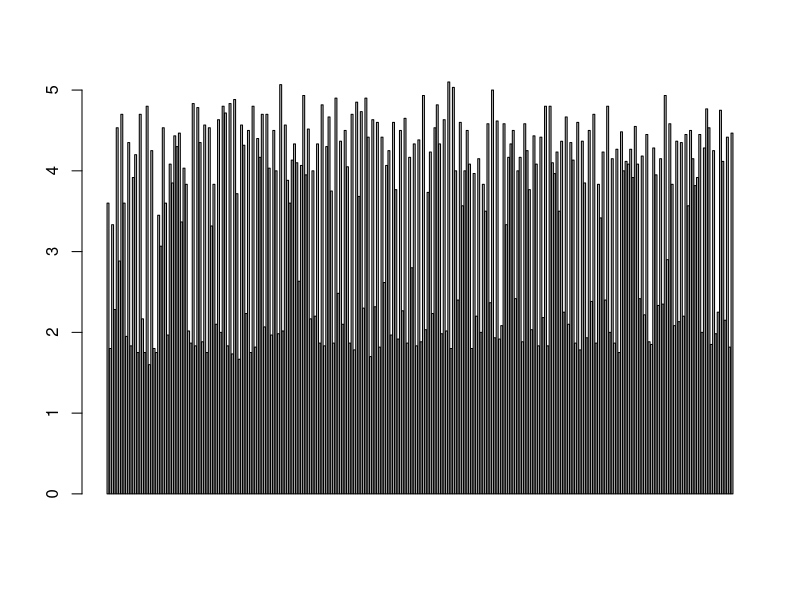
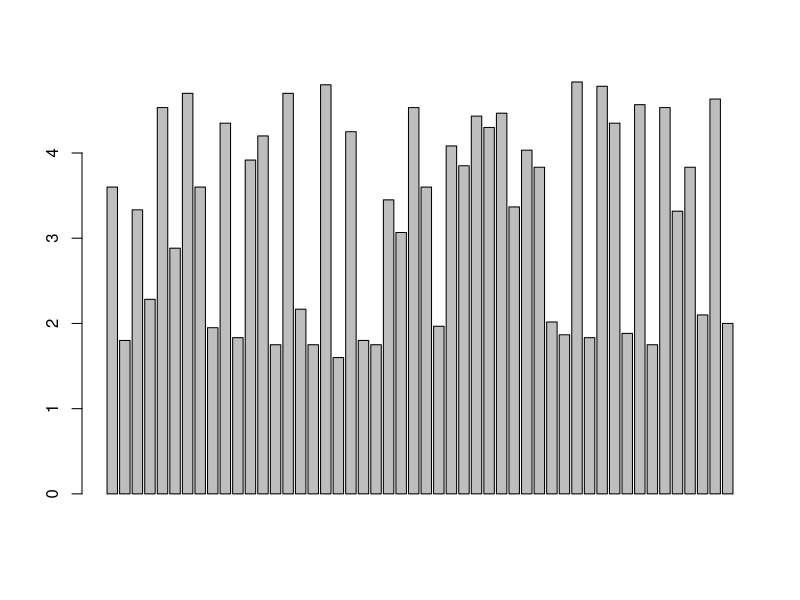
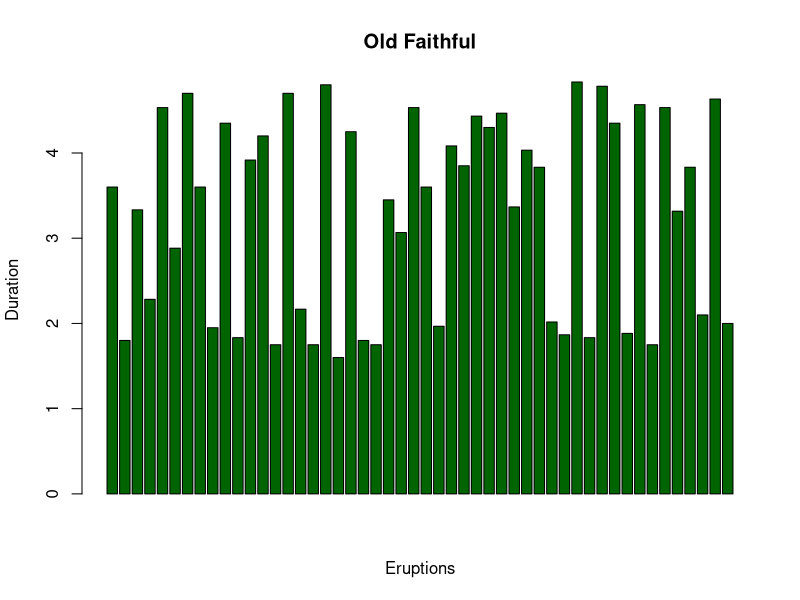
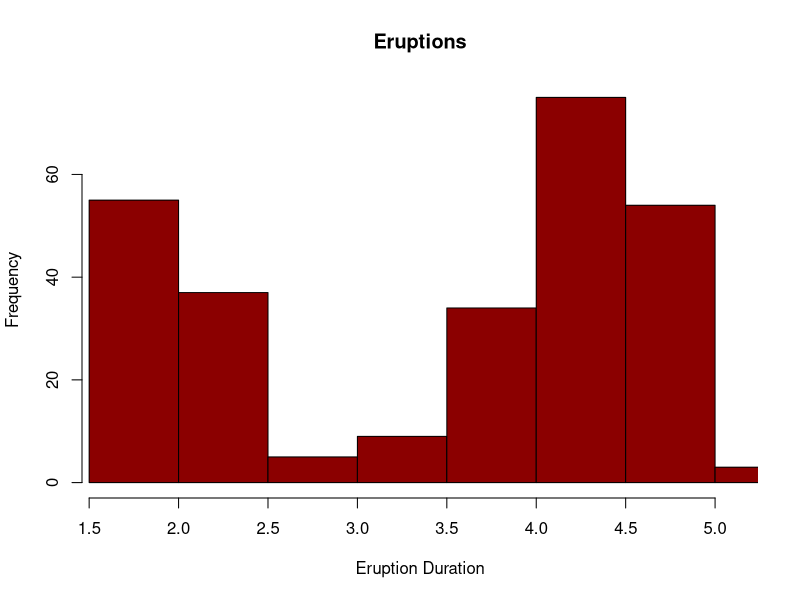
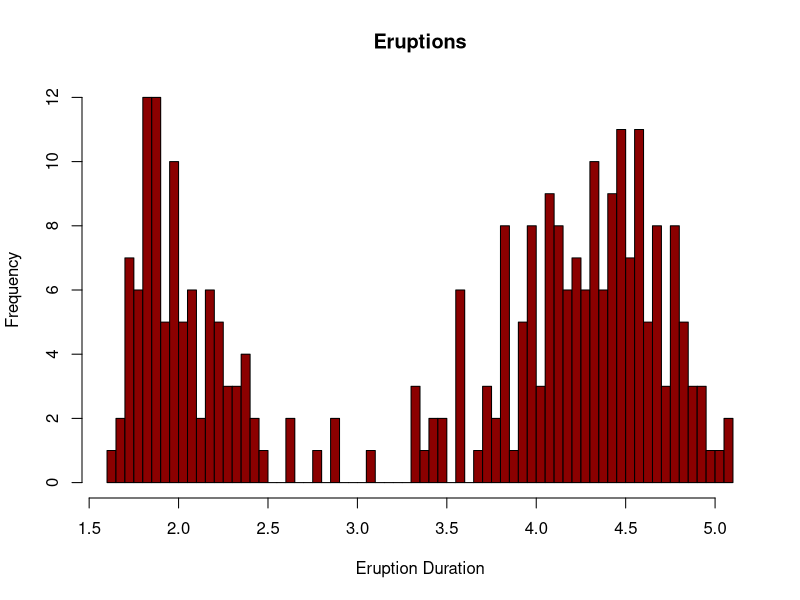
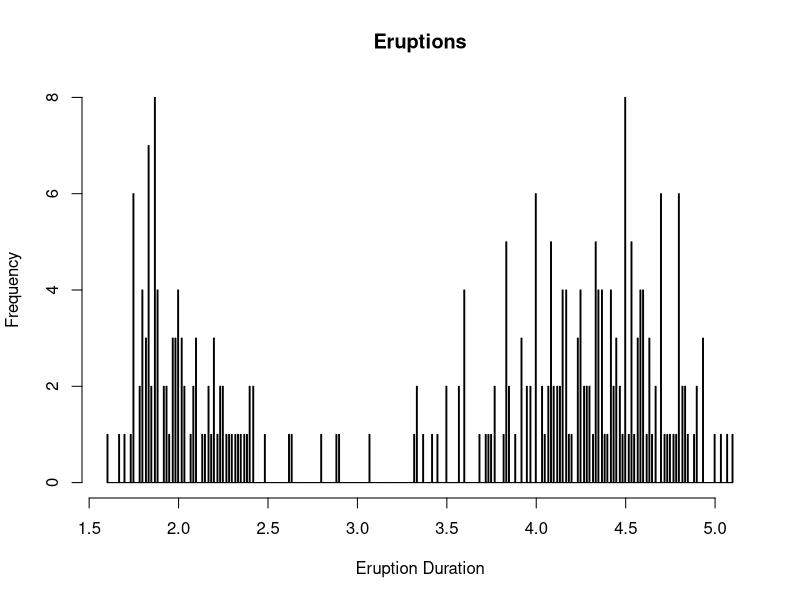
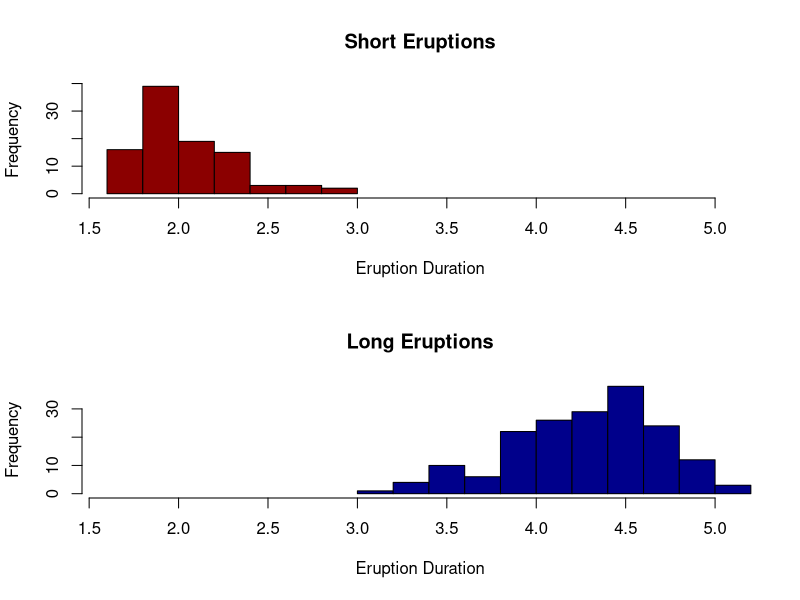
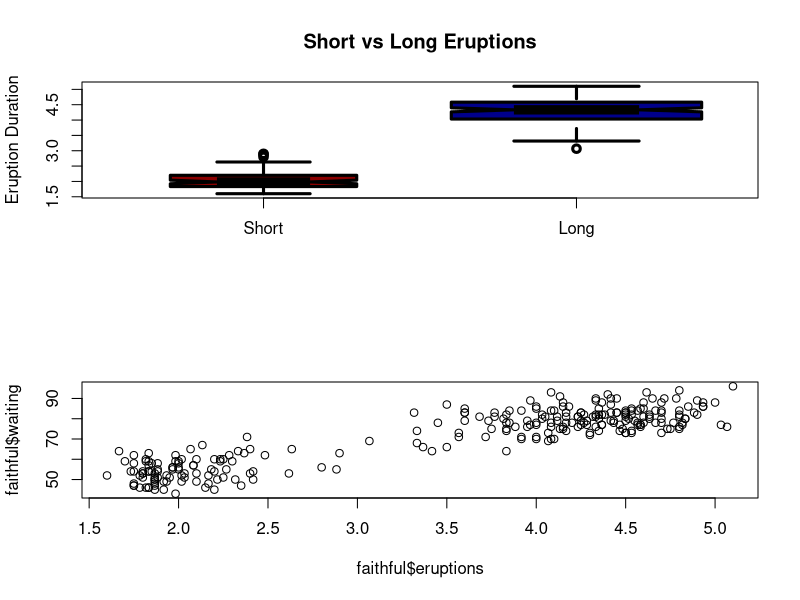

Generate these figures, in order, with R:
## ---- chunk 1
library(gplots)
library(RColorBrewer)
library(plyr)
## ---- chunk 2
head(faithful)
## ---- chunk 3
str(faithful)
## ---- chunk 4
a <- c(1,2,5.3,6,-2,4) # numeric vector
b <- c("one","two","three") # character vector
c <- c(TRUE,TRUE,TRUE,FALSE,TRUE,FALSE) #logical vector
str(a)
## ---- chunk 5
str(b)
str(c)
## ---- chunk 6
head(faithful[,1])
## ---- chunk 7
head(faithful[,2])
## ---- chunk 8
head(faithful$waiting)
## ---- chunk 9
faithful[1,]
## ---- chunk 10
faithful[1,2]
## ---- chunk 11
faithful[1:10,2]
## ---- chunk 12
1:10
## ---- chunk 13
c(1,10,2:20,5,6)
## ---- chunk 14
x<-faithful[1,2]
## ---- chunk 15
x
## ---- chunk 16
x<-c(1,2,3)
y<-1:10
z<-faithful$eruptions
## ---- chunk 17
df<-data.frame(x=1:3, y=c("a","b","c"), z=c(10,30,40))
df
## ---- chunk 18
faithful$eruptions<=3
## ---- chunk 19
faithful$eruptions[faithful$eruptions<=3]
## ---- chunk 20
which(faithful$eruptions<=3)
## ---- chunk 21
which(faithful$eruptions<=3)->values
faithful$eruptions[values]
## ---- chunk 22
min(faithful$waiting)
## ---- chunk 23
max(faithful$waiting)
## ---- chunk 24
mean(faithful$eruptions)
## ---- chunk 25
var(faithful$eruptions)
sd(faithful$eruptions)
## ---- chunk 26
sd(faithful$eruptions)^2
## ---- chunk 27
sqrt(var(faithful$eruptions))
## ---- chunk 28
var(faithful$eruptions)^(1/2)
## ---- chunk 29
#install.packages("psych")
## ---- chunk 30
library(psych)
## ---- chunk 31
describe(faithful)
## ---- chunk 32
barplot(faithful$eruptions)
## ---- chunk 33
barplot(faithful$eruptions[1:50])
## ---- chunk 34
barplot(faithful$eruptions[1:50], xlab="Eruptions", ylab="Duration", main="Old Faithful", col="dark green")
## ---- chunk 35
hist(faithful$eruptions, col="dark red", xlim=c(min(faithful$eruptions), max(faithful$eruptions)), xlab="Eruption Duration", main="Eruptions")
## ---- chunk 36
hist(faithful$eruptions, col="dark red", xlim=c(min(faithful$eruptions), max(faithful$eruptions)), xlab="Eruption Duration", main="Eruptions", breaks=100)
## ---- chunk 37
hist(faithful$eruptions, col="dark red", xlim=c(min(faithful$eruptions), max(faithful$eruptions)), xlab="Eruption Duration", main="Eruptions", breaks=1000)
## ---- chunk 38
which(faithful$eruptions<=3.0)->short
which(faithful$eruptions>3.0)->long
par(mfrow=c(2,1))
hist(faithful[short,1], col="dark red", xlim=c(min(faithful$eruptions), max(faithful$eruptions)), xlab="Eruption Duration", main="Short Eruptions")
hist(faithful[long,1], col="dark blue", xlim=c(min(faithful$eruptions), max(faithful$eruptions)), xlab="Eruption Duration", main="Long Eruptions")
## ---- chunk 39
boxplot(faithful[short,1], faithful[long,1], col=c("dark red", "dark blue"), names=c("Short","Long"), lwd=3, ylab="Eruption Duration", notch=T, varwidth=T, main="Short vs Long Eruptions")
## ---- chunk 40
sample(1:272, 50)->x1
sample(setdiff(1:272,x1), 50)->x2 # so as not to choose from the same 50 above
## ---- chunk 41
t.test(faithful$waiting[x1], faithful$waiting[x2])
## ---- chunk 42
t.test(faithful$waiting[short],faithful$waiting[long])
## ---- chunk 43
plot(faithful$eruptions, faithful$waiting)
## ---- chunk 44
plot(faithful[,1], faithful[,2])
## ---- chunk 45
plot(faithful[,1], faithful[,2], xlab="Eruption Duration", ylab="Eruption Waiting time", main="Old Faithful", type="p", pch=19, col="dark red")
## ---- chunk 46
plot(faithful[short,1], faithful[short,2], xlab="Eruption Duration", ylab="Eruption Waiting time", main="Old Faithful", type="p", pch=19, col="dark red", xlim=c(min(faithful$eruptions), max(faithful$eruptions)), ylim=c(min(faithful$waiting), max(faithful$waiting)));
lines(faithful[long,1], faithful[long,2], xlab="Eruption Duration", ylab="Eruption Waiting time", main="Old Faithful", type="p", pch=19, col="dark blue")
## ---- chunk 47
plot(faithful[short,1], faithful[short,2], xlab="Eruption Duration", ylab="Eruption Waiting time", main="Old Faithful", type="p", pch=19, col="dark red", xlim=c(min(faithful$eruptions), max(faithful$eruptions)), ylim=c(min(faithful$waiting), max(faithful$waiting)));
lines(faithful[long,1], faithful[long,2], xlab="Eruption Duration", ylab="Eruption Waiting time", main="Old Faithful", type="p", pch=19, col="dark blue")
legend("topleft", c("Short","Long"), fill=c("dark red", "dark blue"), bty="n")
## ---- chunk 48
cor(faithful$eruptions, faithful$waiting)
## ---- chunk 49
cor(faithful$eruptions[short], faithful$waiting[short])
cor(faithful$eruptions[long], faithful$waiting[long])
## ---- chunk 50
lm(formula = waiting ~ eruptions, data = faithful[1:100,])
## ---- chunk 51
plot(faithful[short,1], faithful[short,2], xlab="Eruption Duration", ylab="Eruption Waiting time", main="Old Faithful", type="p", pch=19, col="dark red", xlim=c(min(faithful$eruptions), max(faithful$eruptions)), ylim=c(min(faithful$waiting), max(faithful$waiting)));
lines(faithful[long,1], faithful[long,2], xlab="Eruption Duration", ylab="Eruption Waiting time", main="Old Faithful", type="p", pch=19, col="dark blue")
legend("topleft", c("Short","Long"), fill=c("dark red", "dark blue"), bty="n")
abline(a=37.977, b=9.529, col="green", lwd=3)
## ---- chunk 52
lm(formula = waiting ~ eruptions, data = faithful)
## ---- chunk 53
plot(faithful[short,1], faithful[short,2], xlab="Eruption Duration", ylab="Eruption Waiting time", main="Old Faithful", type="p", pch=19, col="dark red", xlim=c(min(faithful$eruptions), max(faithful$eruptions)), ylim=c(min(faithful$waiting), max(faithful$waiting)));
lines(faithful[long,1], faithful[long,2], xlab="Eruption Duration", ylab="Eruption Waiting time", main="Old Faithful", type="p", pch=19, col="dark blue")
legend("topleft", c("Short","Long"), fill=c("dark red", "dark blue"), bty="n")
abline(a=37.977, b=9.529, col="green", lwd=3)
abline(a=33.47, b=10.73, col="dark green", lwd=3)
## ---- chunk 54
sample(1:272,50)->random
plot(seq(1:50), faithful$waiting[random], type="l", col="black", ylim=c(0,100), lwd=2, xlab="Number of Eruption", ylab="Waiting Time", main="Real vs Modelled Waiting Times")
lines(seq(1:50), 37.977+9.529*faithful$eruptions[random], type="l", col="green", lwd=2)
lines(seq(1:50), 33.47+10.73*faithful$eruptions[random], type="l", col="blue", lwd=2)
legend("bottomright", c("Real","Partial","Full"), lwd=c(3,3,3), col=c("black","green","blue"), bty="n")
## ---- chunk 55
mod1<-(37.977+9.529*faithful$eruptions[random])-faithful$waiting[random]
mod2<-(33.47+10.73*faithful$eruptions[random])-faithful$waiting[random]
boxplot(mod1, mod2, lwd=3, notch=T, names=c("Partial","Full"), ylab="Difference from observed values", main="Model Performance")
## ---- chunk 56
mean(mod1)
mean(mod2)
